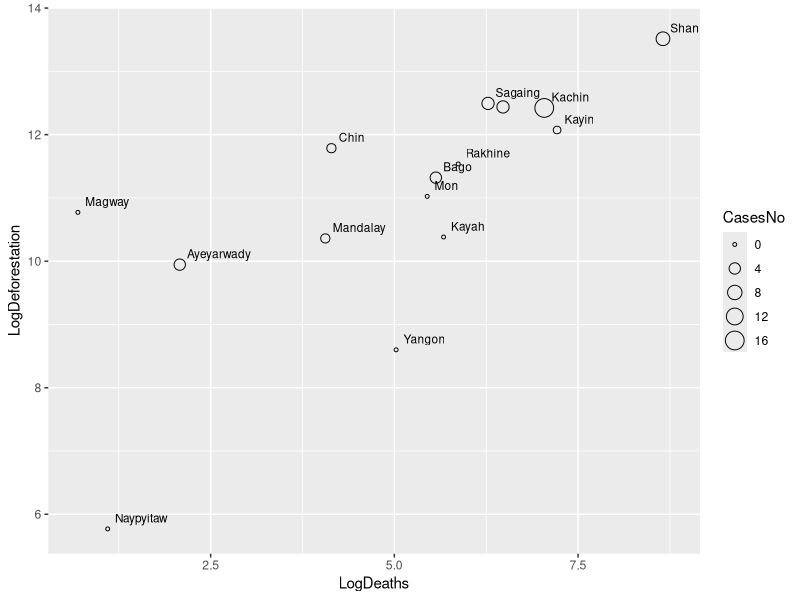
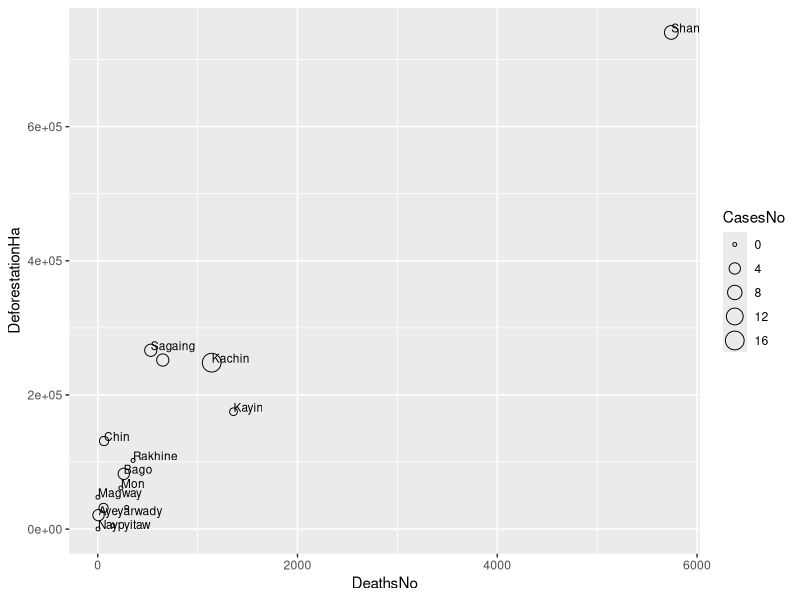
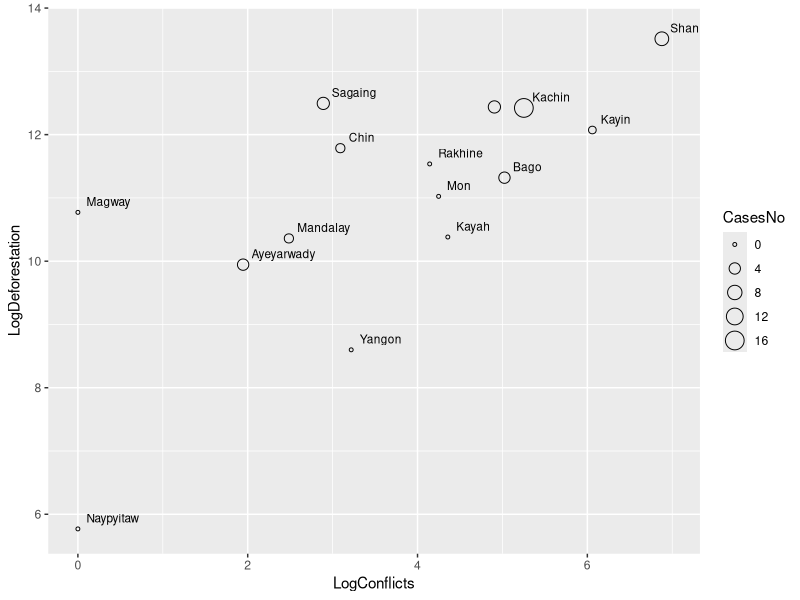
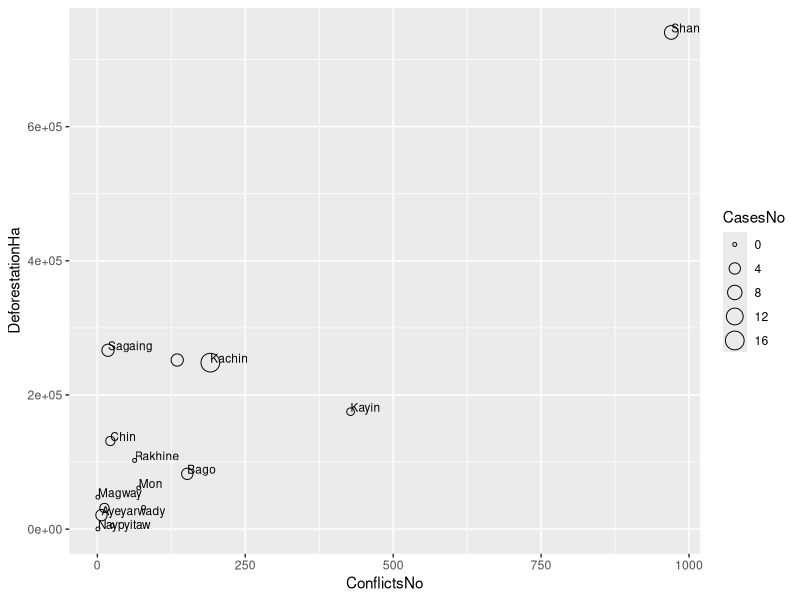

Reproduce these figures in R, in order.
# This generates supporting figures for the causal loop manuscript. The script creates
# scatterplots to show the distribution of the number of case studies per state/region
# against number of conflicts, total fatalities, and total deforestation for each area
# in Myanmar.

# Script By:      Jose Don T De Alban
# Date Created:   26 May 2017
# Last Modified:  


# LOAD LIBRARIES AND DATA

# Set working directory
setwd("/Users/dondealban/Dropbox/Research/ms-causal-loop/scatterplots/")

# Load the required R libraries
library(ggplot2)

# Read data, define variables, and store data in variables
data <- read.csv(file="MMR_Cases-Conflict-Deforestation.csv", header=TRUE, sep=",")

# GENERATE PLOTS

# Deaths vs Deforestation

# Logarithmic
plot1 <- ggplot() + geom_point(aes(x=LogDeaths, y=LogDeforestation, size=CasesNo), data=data, shape=21)
plot1 <- plot1 + geom_text(aes(x=LogDeaths+0.1, y=LogDeforestation+0.1, label=StateName), data=data, size=3, hjust=0, vjust=0, check_overlap=TRUE)

# Raw Numbers
plot2 <- ggplot() + geom_point(aes(x=DeathsNo, y=DeforestationHa, size=CasesNo), data=data, shape=21)
plot2 <- plot2 + geom_text(aes(x=DeathsNo, y=DeforestationHa, label=StateName), data=data, size=3, hjust=0, vjust=0, check_overlap=TRUE)


# Conflicts vs Deforestation

# Logarithmic
plot3 <- ggplot() + geom_point(aes(x=LogConflicts, y=LogDeforestation, size=CasesNo), data=data, shape=21)
plot3 <- plot3 + geom_text(aes(x=LogConflicts+0.1, y=LogDeforestation+0.1, label=StateName), data=data, size=3, hjust=0, vjust=0, check_overlap=TRUE)

# Raw Numbers
plot4 <- ggplot() + geom_point(aes(x=ConflictsNo, y=DeforestationHa, size=CasesNo), data=data, shape=21)
plot4 <- plot4 + geom_text(aes(x=ConflictsNo, y=DeforestationHa, label=StateName), data=data, size=3, hjust=0, vjust=0, check_overlap=TRUE)


# OUTPUT PLOTS
# Output scatterplots to a PNG file

ggsave(plot1, file="Scatterplot-Death-Deforestation-Log.png", width=19.89, height=15, units="cm", dpi=300)
ggsave(plot2, file="Scatterplot-Death-Deforestation.png", width=19.89, height=15, units="cm", dpi=300)
ggsave(plot3, file="Scatterplot-Conflict-Deforestation-Log.png", width=19.89, height=15, units="cm", dpi=300)
ggsave(plot4, file="Scatterplot-Conflict-Deforestation.png", width=19.89, height=15, units="cm", dpi=300)
